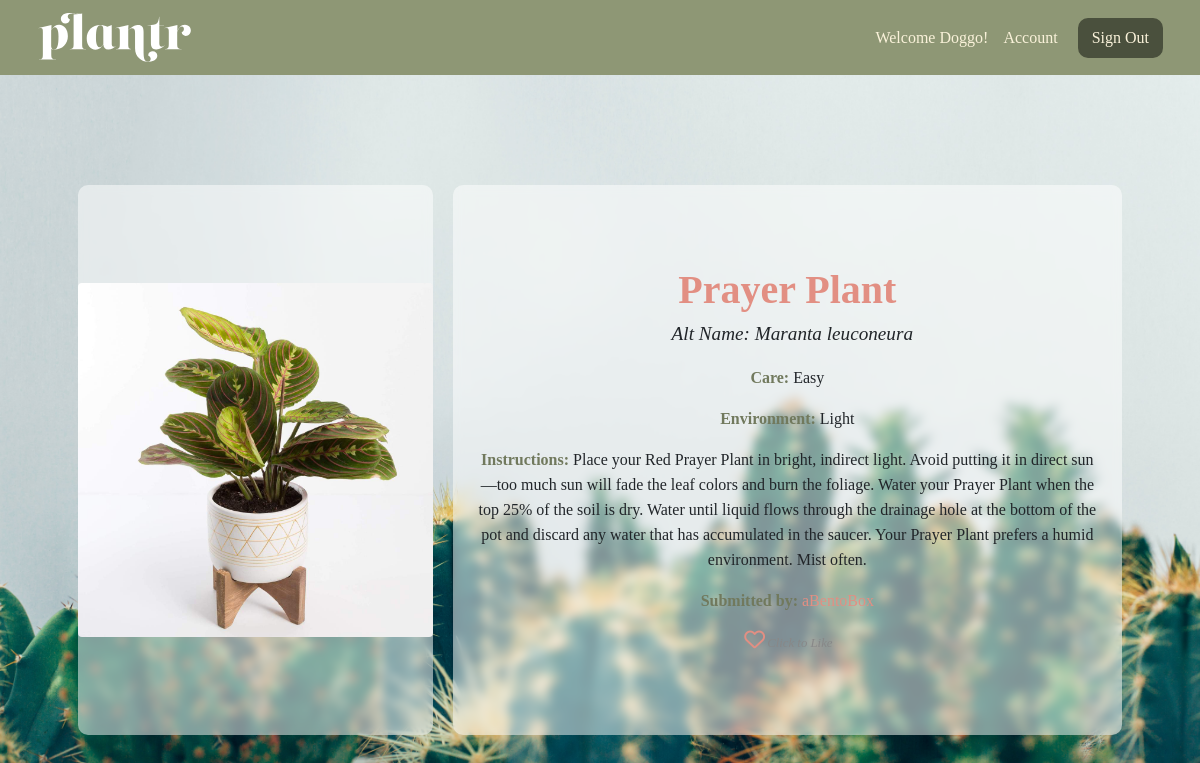
Screenshot of /plantr/2 (signed in) with the database file from the repository.
### login_app/models.py (models this page shows)
class User(models.Model):
   alias = models.CharField(max_length=50)
   fname = models.CharField(max_length=50)
   lname = models.CharField(max_length=50)
   email = models.CharField(max_length=50)
   password = models.CharField(max_length=50)
   created_at = models.DateTimeField(auto_now_add = True)
   updated_at = models.DateTimeField(auto_now = True)
   objects = UserManager()

### plantApp/models.py (models this page shows, shortened)
class Plant(models.Model):
   LEVELS = (
   (0, ''),
   (1, 'Easy'),
   (2, 'Medium'),
   (3, 'Hard'),
)
   poster = models.ForeignKey(User, related_name = "user_plants", on_delete = models.CASCADE)
   plantName = models.CharField(max_length=50)
   plantAlt = models.CharField(max_length=255, blank=True, default='')
   level = models.CharField(max_length=50)
   env = models.CharField(max_length=1, choices=LEVELS)
   desc = models.CharField(max_length=255)
   plantImg = models.ImageField(upload_to='plants/', null=True, blank=True, default='../static/default_plant.jpg')
   users_fav = models.ManyToManyField(User, related_name = 'fav_plants')
   objects = plantsManager()

### plantApp/views.py (the view)
# urls.py: path('<int:plant_id>', views.viewPlant),
def viewPlant(request, plant_id):
   if 'user_id' not in request.session:
        messages.error(request, "Must be logged in!")
        return redirect('/')
   current_user = User.objects.get(id=request.session['user_id'])
   context = {
      'plant': Plant.objects.get(id = plant_id),
      'user': current_user,
   }
   return render(request, 'view_plant.html', context)

### plantApp/templates/view_plant.html (shortened to what this page needs)
<!DOCTYPE html>
<html lang="en">
<head>
   <link href="https://cdn.jsdelivr.net/npm/bootstrap@5.0.1/dist/css/bootstrap.min.css" rel="stylesheet">
   {% load static %}
   <link rel="stylesheet" href="{% static 'plantApp/static/css/view_plant.css' %}">
</head>
<body>
   <div id='container'>
      <nav class="navbar navbar-light">
         <div class="container-fluid">
            <a class="navbar-brand" href="/plantr">
               <img src="../static/plantr-light.svg" alt="" width="155" height="55">
            </a>
            <form class="d-flex">
               <span class="navbar-text">
                  Welcome {{ user.alias }}! &nbsp;&nbsp;
                  <a href="users/{{user.id}}">Account</a>
               </span>
               <a href="/logout" class="btn btn-danger" role="button">
                  Sign Out
                </a>
             </form>
         </div>
       </nav>
      <div class="container-lg main">
         <div class="row">
            <div class="col-lg-4">
               {% if plant.plantImg %}
               <a href="/plantr/{{ plant.id }}"><img src="{{ plant.plantImg.url }} " class="rounded mx-auto d-block" alt="..."></a>
                  {% else %}
                  <a href="/plantr/{{ plant.id }}"><img src="../static/default_plant.jpg" class="rounded mx-auto d-block" alt="..."></a>
               {% endif %}
            </div>
            <div class="col-lg d-flex align-items-center">
               <div class='info'>
                  <h1>{{ plant.plantName }}</h1>
                  <h4>Alt Name: {{ plant.plantAlt }}</h4>
                  <p><b>Care:</b> {{ plant.level }}</p>
                  <p><b>Environment:</b> {{ plant.env }}</p>
                  <p><b>Instructions:</b> {{ plant.desc }}</p>
                  <p><b>Submitted by:</b> <a href="users/{{ plant.poster.id }}">{{ plant.poster.alias }}</a></p>
                  {% if user in plant.users_fav.all %}
                  <a a href="{{ plant.id }}/unfav" role="button"><i class="fa fa-heart" aria-hidden="true"></i></a><span class='liked'>Liked</span>
                  {% else %}
                  <a a href="{{ plant.id }}/fav" role="button"><i class="fa fa-heart-o" aria-hidden="true"></i></a><span class='unliked'>Click to Like</span>
                  {% endif %}
               </div>
            </div>
         </div>
      </div>
   </div>
</body>
</html>

### plantApp/static/css/view_plant.css (style rules this page uses)
* { margin: 0; padding: 0; font-family:Georgia, 'Times New Roman', Times, serif; }
body { width: 100%; background: #8e9775; background: url("../../../static/plantr.jpeg") no-repeat center center fixed; background-size: cover; }
.container-lg.main { padding: 50px; margin-top: 50px; border-radius: 15px; }
.navbar-text a { color: #faf2da !important; text-decoration: none; }
.navbar.navbar-light { background-color: #8e9775; padding: 5px 25px; }
.navbar-light .navbar-text { color: #faf2da; font-weight: 100; }
.btn.btn-danger { background-color: #4a503d; color: #faf2da; border: 2px solid #4a503d; border-radius: 10px; margin-left: 20px; }
.col-lg-4 { background-color: rgba(255, 255, 255, 0.5); position: relative; height: 550px; margin: 10px; padding: 0px; display: flex; justify-content: center; align-items: center; overflow: hidden; border-radius: 10px; backdrop-filter: blur(5px); }
.col-lg { background-color: rgba(255, 255, 255, 0.5); position: relative; margin: 10px; padding: 25px; height: 550px; margin: 10px; justify-content: center; align-items: center; overflow: hidden; border-radius: 10px; backdrop-filter: blur(5px); }
.col-lg-4 img { flex-shrink: 0; min-width: 100%; min-height: 100%; }
.rounded.mx-auto.d-block { width: 100%; object-fit: cover; object-position: 0% 40%; }
.fa.fa-heart-o, .fa.fa-heart { color: #e28f83 !important; width: 25px; font-size: 1.3em; }
.unliked { color: #888888; font-size: 0.8em; font-style: italic; }
.info { text-align: center; }
.info p { line-height: 25px; }
.info h4 { margin: 0 0 20px 10px; font-style: italic; font-size: 1.2em; }
.info h1 { font-weight: 800; color: #e28f83; }
b { color: #71795d !important; }
a { text-decoration: none; color: #e28f83; }

### rows the page displays
User: alias "Doggo"
Plant: plantImg (picture), plantName "Prayer Plant", plantAlt "Maranta leuconeura", level "Easy", env "Light", desc "Place your Red Prayer Plant in bright, indirect light. Avoid putting it in direct sun—too much sun will fade the leaf colors and burn the foliage. Water your Prayer Plant when the top 25% of the soil is dry. Water until liquid flows through the drainage hole at the bottom of the pot and discard any water that has accumulated in the saucer. Your Prayer Plant prefers a humid environment. Mist often.", poster.alias "aBentoBox"
